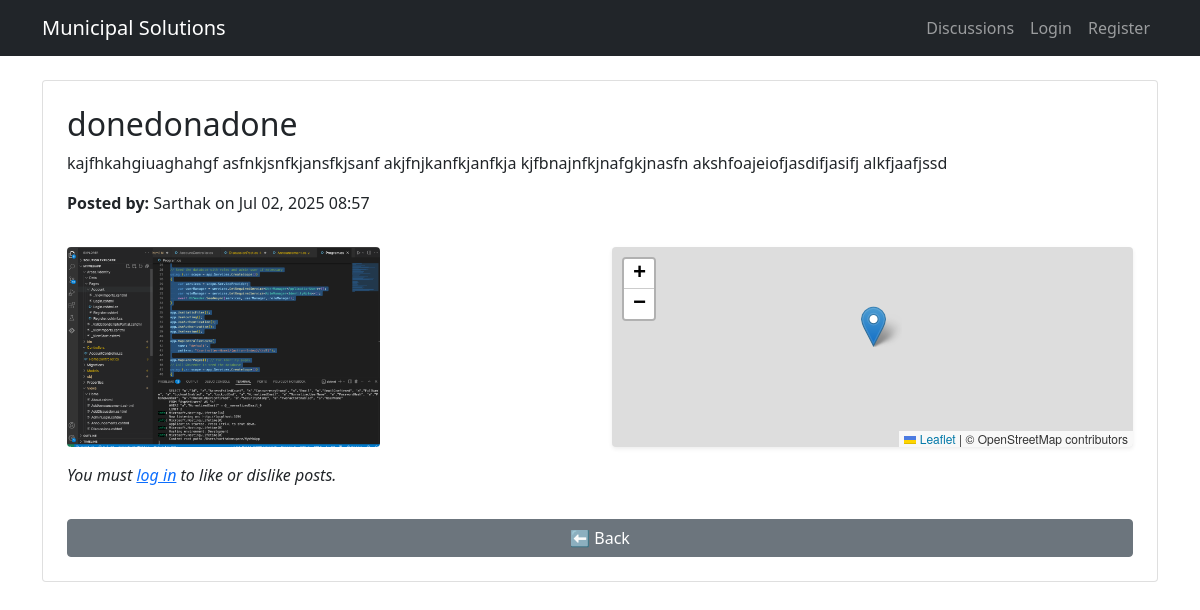
The app's page /discussions/19/ with its own data.
### services/models.py (models this page shows)
class DiscussionPost(models.Model):
    author = models.ForeignKey(CustomUser, on_delete=models.CASCADE)
    title = models.CharField(max_length=200)
    content = models.TextField()
    image = models.ImageField(upload_to='discussion_images/', blank=True, null=True)  # NEW
    location = models.CharField(max_length=100, blank=True, null=True)  # For storing map location
    created_at = models.DateTimeField(auto_now_add=True)
    updated_at = models.DateTimeField(auto_now=True)
    likes = models.PositiveIntegerField(default=0)
    dislikes = models.PositiveIntegerField(default=0)

### accounts/models.py (models this page shows, shortened)
class CustomUser(AbstractUser):
    is_admin = models.BooleanField(default=False)
    phone_number = models.CharField(max_length=20, blank=True)
    address = models.TextField(blank=True)

### services/views.py (the view)
# urls.py: path('discussions/<int:pk>/', views.post_detail, name='post_detail'),
def post_detail(request, pk):
    post = get_object_or_404(DiscussionPost, pk=pk)
    print("Location from DB:", post.location)
    user_reaction = None
    if request.user.is_authenticated:
        user_reaction = PostReaction.objects.filter(post=post, user=request.user).first()
    return render(request, 'services/post_detail.html', {
        'post': post,
        'user_reaction': user_reaction
    })

### templates/services/post_detail.html (shortened to what this page needs)
{% extends 'base.html' %}
{% block content %}
<div class="card p-4">
    <h2>{{ post.title }}</h2>
    <p>{{ post.content }}</p>
    <p><strong>Posted by:</strong> {{ post.author.username }} on {{ post.created_at|date:"M d, Y H:i" }}</p>
    <div class="row my-3">
        {% if post.image %}
        <div class="col-md-6">
            <img src="{{ post.image.url }}" class="img-fluid rounded" style="max-height: 200px;" alt="Post Image">
        </div>
        {% endif %}
        {% if post.location %}
        <div class="col-md-6">
            <div id="post-map" style="height: 200px;" class="rounded shadow-sm"></div>
        </div>
        {% endif %}
    </div>
    {% if user.is_authenticated %}
        {% if user_reaction %}
            <p>You {{ user_reaction.reaction }}d this post.</p>
        {% else %}
            <form method="post" action="{% url 'like_post' post.id %}">
                {% csrf_token %}
                <button name="vote" value="like" class="btn btn-success me-2">👍 Like ({{ post.likes }})</button>
                <button name="vote" value="dislike" class="btn btn-danger">👎 Dislike ({{ post.dislikes }})</button>
            </form>
        {% endif %}
    {% else %}
        <p><i>You must <a href="{% url 'login' %}">log in</a> to like or dislike posts.</i></p>
    {% endif %}
    <a href="{% url 'discussions' %}" class="btn btn-secondary mt-3">⬅ Back</a>
</div>
<link rel="stylesheet" href="https://unpkg.com/leaflet/dist/leaflet.css" />
{% endblock %}

### records on screen
DiscussionPost: title "donedonadone", content "kajfhkahgiuaghahgf asfnkjsnfkjansfkjsanf akjfnjkanfkjanfkja kjfbnajnfkjnafgkjnasfn akshfoajeiofjasdifjasifj alkfjaafjssd", author.username "Sarthak", created_at "Jul 02, 2025 08:57", image (picture)
